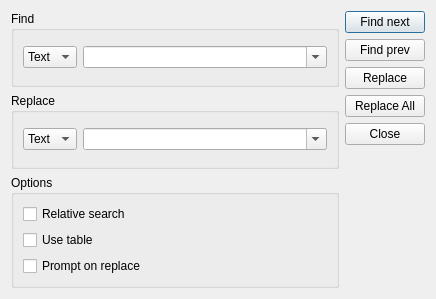
<?xml version="1.0" encoding="UTF-8"?>
<ui version="4.0">
 <class>SearchDialog</class>
 <widget class="QDialog" name="SearchDialog">
  <property name="windowModality">
   <enum>Qt::ApplicationModal</enum>
  </property>
  <property name="geometry">
   <rect>
    <x>0</x>
    <y>0</y>
    <width>436</width>
    <height>299</height>
   </rect>
  </property>
  <property name="windowTitle">
   <string>Find/Replace</string>
  </property>
  <layout class="QHBoxLayout" name="horizontalLayout_3">
   <item>
    <layout class="QVBoxLayout" name="verticalLayout_2">
     <item>
      <widget class="QGroupBox" name="gbFind">
       <property name="title">
        <string>Find</string>
       </property>
       <layout class="QHBoxLayout" name="horizontalLayout">
        <item>
         <widget class="QComboBox" name="cbFindFormat">
          <property name="currentText">
           <string>Text</string>
          </property>
          <property name="currentIndex">
           <number>0</number>
          </property>
          <item>
           <property name="text">
            <string>Text</string>
           </property>
          </item>
          <item>
           <property name="text">
            <string>Hex</string>
           </property>
          </item>
         </widget>
        </item>
        <item>
         <widget class="QComboBox" name="cbFind">
          <property name="sizePolicy">
           <sizepolicy hsizetype="Expanding" vsizetype="Fixed">
            <horstretch>0</horstretch>
            <verstretch>0</verstretch>
           </sizepolicy>
          </property>
          <property name="editable">
           <bool>true</bool>
          </property>
         </widget>
        </item>
       </layout>
      </widget>
     </item>
     <item>
      <widget class="QGroupBox" name="gbReplace">
       <property name="title">
        <string>Replace</string>
       </property>
       <layout class="QHBoxLayout" name="horizontalLayout_2">
        <item>
         <widget class="QComboBox" name="cbReplaceFormat">
          <item>
           <property name="text">
            <string>Text</string>
           </property>
          </item>
          <item>
           <property name="text">
            <string>Hex</string>
           </property>
          </item>
         </widget>
        </item>
        <item>
         <widget class="QComboBox" name="cbReplace">
          <property name="sizePolicy">
           <sizepolicy hsizetype="Expanding" vsizetype="Fixed">
            <horstretch>0</horstretch>
            <verstretch>0</verstretch>
           </sizepolicy>
          </property>
          <property name="editable">
           <bool>true</bool>
          </property>
         </widget>
        </item>
       </layout>
      </widget>
     </item>
     <item>
      <widget class="QGroupBox" name="gbOptions">
       <property name="title">
        <string>Options</string>
       </property>
       <layout class="QVBoxLayout" name="verticalLayout_3">
        <item>
         <widget class="QCheckBox" name="cbRelative">
          <property name="text">
           <string>Relative search</string>
          </property>
         </widget>
        </item>
        <item>
         <widget class="QCheckBox" name="cbUseTable">
          <property name="text">
           <string>Use table</string>
          </property>
         </widget>
        </item>
        <item>
         <widget class="QCheckBox" name="cbPrompt">
          <property name="text">
           <string>Prompt on replace</string>
          </property>
         </widget>
        </item>
       </layout>
      </widget>
     </item>
    </layout>
   </item>
   <item>
    <layout class="QVBoxLayout" name="verticalLayout">
     <item>
      <widget class="QPushButton" name="pbFind">
       <property name="text">
                <string>Find next</string>
       </property>
       <property name="shortcut">
        <string>F3</string>
       </property>
       <property name="default">
        <bool>true</bool>
       </property>
      </widget>
     </item>
         <item>
            <widget class="QPushButton" name="pbFindPrev">
             <property name="text">
                <string>Find prev</string>
             </property>
             <property name="shortcut">
                <string>Shift+F3</string>
             </property>
            </widget>
         </item>
     <item>
      <widget class="QPushButton" name="pbReplace">
       <property name="text">
        <string>Replace</string>
       </property>
      </widget>
     </item>
     <item>
      <widget class="QPushButton" name="pbReplaceAll">
       <property name="text">
        <string>Replace All</string>
       </property>
      </widget>
     </item>
     <item>
      <widget class="QPushButton" name="pbCancel">
       <property name="text">
        <string>Close</string>
       </property>
      </widget>
     </item>
     <item>
      <spacer name="verticalSpacer">
       <property name="orientation">
        <enum>Qt::Vertical</enum>
       </property>
       <property name="sizeHint" stdset="0">
        <size>
         <width>20</width>
         <height>40</height>
        </size>
       </property>
      </spacer>
     </item>
    </layout>
   </item>
  </layout>
 </widget>
 <tabstops>
  <tabstop>cbFind</tabstop>
  <tabstop>cbReplace</tabstop>
  <tabstop>cbFindFormat</tabstop>
  <tabstop>cbReplaceFormat</tabstop>
    <tabstop>cbUseTable</tabstop>
  <tabstop>cbPrompt</tabstop>
  <tabstop>pbFind</tabstop>
    <tabstop>pbFindPrev</tabstop>
  <tabstop>pbReplace</tabstop>
  <tabstop>pbReplaceAll</tabstop>
  <tabstop>pbCancel</tabstop>
 </tabstops>
 <resources/>
 <connections>
  <connection>
   <sender>pbCancel</sender>
   <signal>clicked()</signal>
   <receiver>SearchDialog</receiver>
   <slot>hide()</slot>
   <hints>
    <hint type="sourcelabel">
     <x>360</x>
     <y>134</y>
    </hint>
    <hint type="destinationlabel">
     <x>364</x>
     <y>162</y>
    </hint>
   </hints>
  </connection>
 </connections>
</ui>
